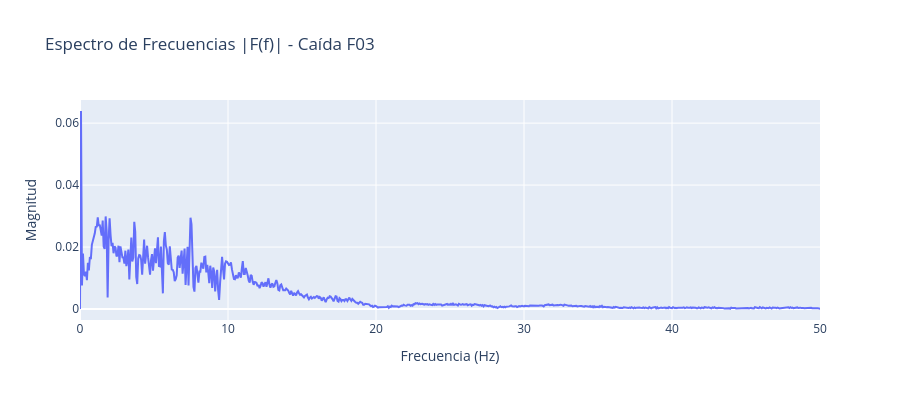

This figure's notebook cell:
### Markdown cell above
Ahora necesitamos eliminar la señal constante de la gravedad:
Para eso, primero calculamos el promedio aritmetico de toda la señal calculando un promedio de esta usando la funcion np.mean()
luego en cada muestra individual de a_total, es decir, las magnitudes en diferentes tiempo de la señal, se le resta el valor promedio hallado, que seria aproximadamente 1g correspondiente a la gravedad.

la variable N, guarda la cantidad total de emuestras de la señal (por ejemplo 3000 muestras para un archivo de 15s)

np.fft.rfft(a_sin_dc): Ejecuta el algoritmo de la Transformada Rápida de Fourier para entradas reales (Real Fast Fourier Transform) y guarda el resultado en fft_compleja

np.abs(fft_compleja) / N: Calcula el módulo de cada número complejo resultante y lo divide entre el número total de muestras N. El módulo corresponde al espectro de magnitud $\vert{}F(\omega)\vert{}$ de la Transformada de Fourier. Dividir entre N normaliza la amplitud respecto a la duración del registro, permitiendo comparar en la misma escala archivos cortos de caídas ($15\text{ s}$, $N=3000$) frente a archivos largos de actividades diarias ($100\text{ s}$, $N=20000$).

### Code cell
import plotly.graph_objects as go

# 1. Quitar la componente constante de gravedad (0 Hz / DC)
a_sin_dc = a_total - np.mean(a_total)

# 2. Calcular la FFT para señales reales y su magnitud normalizada
N = len(a_sin_dc)
fft_compleja = np.fft.rfft(a_sin_dc)
magnitud = np.abs(fft_compleja) / N

# 3. Construir el eje X de frecuencias en Hz (sabemos que fs_muestreo = 200 Hz)
frecuencias = np.fft.rfftfreq(N, d=1 / fs_muestreo)

# 4. Graficar el espectro de frecuencias
fig = go.Figure()
fig.add_trace(go.Scatter(x=frecuencias, y=magnitud, mode="lines"))
fig.update_layout(
    title="Espectro de Frecuencias |F(f)| - Caída F03",
    xaxis_title="Frecuencia (Hz)",
    yaxis_title="Magnitud",
    xaxis=dict(range=[0, 50], showgrid=True),  # Hacemos zoom de 0 a 50 Hz donde ocurre el movimiento humano
    yaxis=dict(showgrid=True),
    width=900,
    height=400,
)
fig.show()

### Figure 1 — Plotly figure (JSON) as saved in the notebook; plotly's stock layout.template omitted (floating-point values rounded to 4 significant figures; data arrays with more than 128 entries replaced by an {"elided": "..."} marker saying what was removed)
{"data": [{"mode": "lines", "type": "scatter", "x": {"elided": "1501 float values"}, "y": {"elided": "1501 float values"}}], "layout": {"height": 400, "title": {"text": "Espectro de Frecuencias |F(f)| - Caída F03"}, "width": 900, "xaxis": {"range": [0, 50], "showgrid": true, "title": {"text": "Frecuencia (Hz)"}}, "yaxis": {"showgrid": true, "title": {"text": "Magnitud"}}}}
